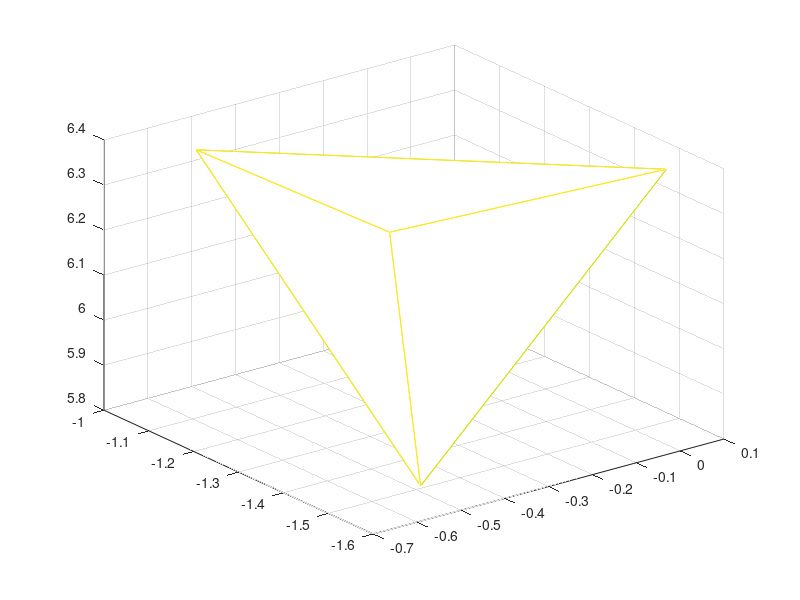

Reproduce this figure in MATLAB.
x=[.03,-1.54,6.39;-.51 -1.52 5.82;-.55 -1.49 6.38;-.5 -1.01 6.33]';
N=[1 0 0;0 1 0;0 0 1;-1 -1 -1]';
xi=zeros(3,3);
for a=1:4
    xi(:,1) = xi(:,1)+x(:,a)*N(1,a);
    xi(:,2) = xi(:,2)+x(:,a)*N(2,a);
    xi(:,3) = xi(:,3)+x(:,a)*N(3,a);
end

xinv=inv(xi);

xco=[-.4;-1.4;6.35];
diff=xco-x(:,4);
shps=xinv*diff

xp=zeros(1,4);
yp=xp;
zp=yp;
for a=1:4
    xp(a)=x(1,a);
    yp(a)=x(2,a);
    zp(a)=x(3,a);
end

T=[1,2,3;1,2,4;2,3,4;1,3,4];
trimesh(T,xp,yp,zp)
hold on
scatter3(xco(1),xco(2),xco(3))
